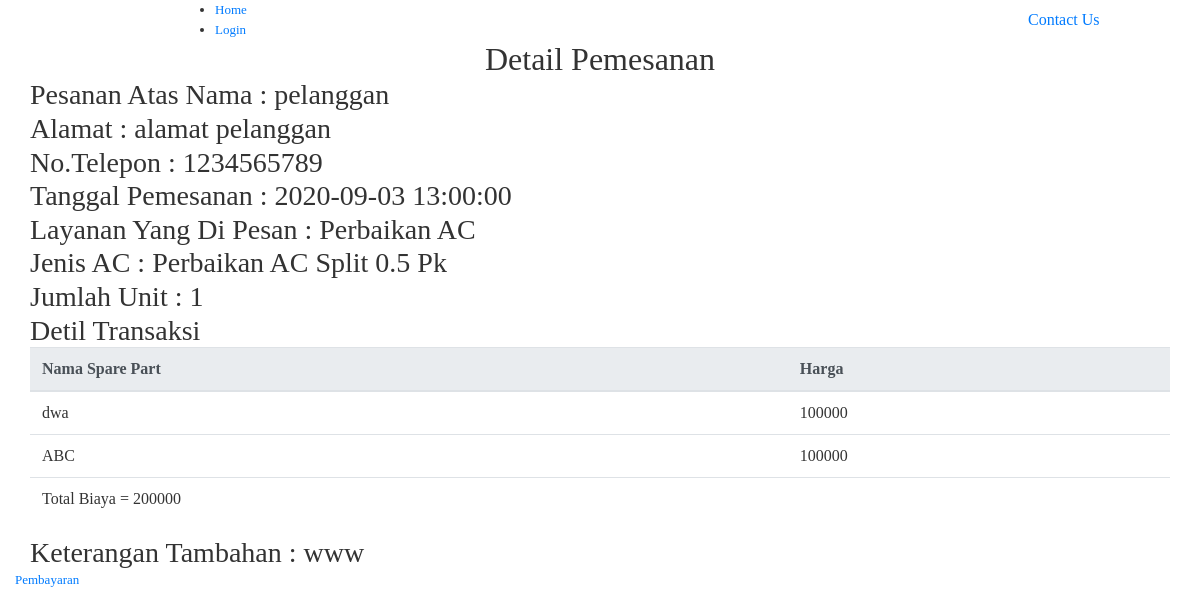
The app's page /detail.php?id=4 with its own data.
### tables this page shows
CREATE TABLE `task` (
  `id` int(10) NOT NULL,
  `nm_pemesan` varchar(200) NOT NULL,
  `alamat` varchar(200) NOT NULL,
  `telp` varchar(12) NOT NULL,
  `jenis_ac` varchar(50) NOT NULL,
  `tgl_pesan` datetime NOT NULL,
  `keterangan` varchar(200) NOT NULL,
  `user_pelangan` varchar(100) NOT NULL,
  `jenis_layanan` varchar(100) NOT NULL,
  `petugas` varchar(100) NOT NULL,
  `harga` decimal(10,0) NOT NULL,
  `status` varchar(10) NOT NULL,
  `tgl_proses` datetime NOT NULL,
  `deskripsi_proses` varchar(100) NOT NULL,
  `bukti_tf` varchar(225) NOT NULL,
  `jm_unit` varchar(20) NOT NULL,
  `jenis_pembayaran` varchar(50) NOT NULL
);

CREATE TABLE `layanan` (
  `id` int(20) NOT NULL,
  `jenisLayanan` varchar(100) NOT NULL,
  `keterangan` varchar(100) NOT NULL
);

CREATE TABLE `jenis_ac` (
  `id` int(10) NOT NULL,
  `jenis` varchar(100) NOT NULL,
  `deskripsi` varchar(100) NOT NULL,
  `harga` decimal(10,0) NOT NULL,
  `kategori` varchar(20) NOT NULL
);

CREATE TABLE `detil_transaksi` (
  `id` int(20) NOT NULL,
  `tasks_id` int(20) NOT NULL,
  `nama_barang` varchar(256) NOT NULL,
  `harga` int(200) NOT NULL
);

### detail.php (the view, shortened to what this page needs)
<?php
require_once "koneksi.php";
if($_SESSION != null)
    $user = $_SESSION['username'];
else
    $user = "";
    $login=mysqli_query($con,"SELECT * FROM `login` where `username` = '".$user."' and `lvl` = '2'" );
    $lg=mysqli_fetch_array($login);
    $id = $_GET['id'];
?>
<html class="no-js" lang="zxx">
    <head>
            <link rel="stylesheet" href="assets/css/bootstrap.min.css">
            <link rel="stylesheet" href="assets/css/owl.carousel.min.css">
            <link rel="stylesheet" href="assets/css/flaticon.css">
            <link rel="stylesheet" href="assets/css/slicknav.css">
            <link rel="stylesheet" href="assets/css/animate.min.css">
            <link rel="stylesheet" href="assets/css/magnific-popup.css">
            <link rel="stylesheet" href="assets/css/fontawesome-all.min.css">
            <link rel="stylesheet" href="assets/css/themify-icons.css">
            <link rel="stylesheet" href="assets/css/slick.css">
            <link rel="stylesheet" href="assets/css/nice-select.css">
            <link rel="stylesheet" href="assets/css/style.css">
   </head>
   <body>
       <header>
        <div class="header-area header-transparrent ">
            <div class="main-header header-sticky">
                <div class="container">
                    <div class="row align-items-center">
                        <div class="col-xl-2 col-lg-2 col-md-1">
                        </div>
                        <div class="col-xl-8 col-lg-8 col-md-8">
                            <div class="main-menu f-right d-none d-lg-block">
                                <nav>
                                    <ul id="navigation">
                                        <li><a href="index.php"> Home</a></li>
                                        <?php
                                        if($lg != null){
                                        ?>
                                            <li><a href="tracking.php">Tracking</a></li>
                                            <li><a href="logout.php">Log Out</a></li>
                                        <?php }else {?>
                                             <li><a href="login.php">Login</a></li>
                                        <?php }?>
                                    </ul>
                                </nav>
                            </div>
                        </div>
                        <div class="col-xl-2 col-lg-2 col-md-3">
                            <div class="header-right-btn f-right d-none d-lg-block">
                                <a href="#" class="btn header-btn">Contact Us</a>
                            </div>
                        </div>
                        <div class="col-12">
                        </div>
                    </div>
                </div>
            </div>
       </div>
    </header>
    <div class="what-we-do we-padding">
        <div class="container">
            <div class="row d-flex justify-content-center">
                    <div class="col-lg-8">
                    <div class="section-tittle text-center mb-80">
                      <h2>Detail Pemesanan</h2>
                    </div>
                </div>
            </div>
            <section class="sample-text-area">
                <div class="container box_1170">
                    <?php
                        require_once "koneksi.php";
                        $sql = "SELECT t.*,ja.deskripsi,l.keterangan as jenisLayanan FROM `task` t left JOIN `jenis_ac` ja on t.jenis_ac = ja.id INNER JOIN layanan l on t.jenis_layanan = l.jenisLayanan where t.id = '$id'";
                        $query = mysqli_query($con, $sql) or die("Gagal". mysqli_error($con));
                        while($tampil = mysqli_fetch_array($query)){
                    ?>
                    <h3 class="text-heading">Pesanan Atas Nama : <?php echo $tampil['nm_pemesan']; ?></h3>
                    <h3 class="text-heading">Alamat : <?php echo $tampil['alamat']; ?></h3>
                    <h3 class="text-heading">No.Telepon : <?php echo $tampil['telp']; ?></h3>
                    <h3 class="text-heading">Tanggal Pemesanan : <?php echo $tampil['tgl_pesan']; ?></h3>
                    <h3 class="text-heading">Layanan Yang Di Pesan : <?php echo $tampil['jenisLayanan']; ?></h3>
                    <?php $des = $tampil['jenis_ac'] ;if( $des != "MIXED"){ ?>
                        <h3 class="text-heading">Jenis AC : <?php echo $tampil['deskripsi']; ?></h3>
                        <h3 class="text-heading">Jumlah Unit : <?php echo $tampil['jm_unit']; ?></h3>
                    <?php }?>
                    <?php if($tampil['jenis_layanan'] != "perbaikan"){?>
                        <?php $des = $tampil['jenis_ac'] ;if( $des != "MIXED"){ ?>
                            <h3 class="text-heading">Harga : <?php echo $tampil['harga']; ?></h3>
                        <?php } else {?>
                            <h3 class="text-heading">Detil Transaksi</h3>
                            <div class="table-responsive">
                                  <table class="table align-items-center table-flush">
                                    <thead class="thead-light">
                                      <tr>
                                        <th>Jenis AC</th>
                                        <th>Jumlah Unit</th>
                                        <th>Harga</th>
                                      </tr>
                                    </thead>
                                    <tbody class="list">
                                      <?php
                                        require_once "koneksi.php";
                                        $sql3 = "SELECT da.*,j.jenis FROM `detil_ac` da join `jenis_ac` j on j.id = da.jenis_ac WHERE `tasks_id` =  '$id'";
                                        $query3 = mysqli_query($con, $sql3) or die("Gagal". mysqli_error($con));
                                        while($tampil3 = mysqli_fetch_array($query3)){
                                      ?>
                                      <tr>
                                        <tr>
                                            <td><?php echo $tampil3['jenis']; ?></td>
                                            <td><?php echo $tampil3['jm_unit']; ?></td>
                                            <td><?php echo $tampil3['harga']; ?></td>
                                        </tr>
                                      </tr>
                                    <?php }?>
                                    <?php
                                    require_once "koneksi.php";
                                    $id= $_GET['id'];
                                    $sql4 = "SELECT sum(harga) as total FROM `detil_ac` WHERE `tasks_id` = '$id'";
                                    $query4 = mysqli_query($con, $sql4) or die("Gagal". mysqli_error($con));
                                    while($tampil4 = mysqli_fetch_array($query4)){
                                  ?>
                                  <tr>
                                    <td colspan="2">Total Biaya = <?php echo $tampil4['total']; ?></td>
                                  </tr>
                                  <?php }?>
                                    </tbody>
                                  </table>
                                </div>
                        <?php }?>
                    <?php } else {?>
                    <h3 class="text-heading">Detil Transaksi</h3>
                        <div class="table-responsive">
                          <table class="table align-items-center table-flush">
                            <thead class="thead-light">
                              <tr>
                                <th scope="col" class="sort" >Nama Spare Part</th>
                                <th scope="col" class="sort" >Harga</th>
                              </tr>
                            </thead>
                            <tbody class="list">
                              <?php
                                require_once "koneksi.php";
                                $sql2 = "SELECT * FROM `detil_transaksi` WHERE `tasks_id` = '$id'";
                                $query2 = mysqli_query($con, $sql2) or die("Gagal". mysqli_error($con));
                                while($tampil2 = mysqli_fetch_array($query2)){
                              ?>
                              <tr>
                                <td><?php echo $tampil2['nama_barang']; ?></td>
                                <td><?php echo $tampil2['harga']; ?></td>
                              </tr>
                              <?php }?>
                              <?php
                                require_once "koneksi.php";
                                $id= $_GET['id'];
                                $sql1 = "SELECT sum(harga) as total FROM `detil_transaksi` WHERE `tasks_id` = '$id'";
                                $query1 = mysqli_query($con, $sql1) or die("Gagal". mysqli_error($con));
                                while($tampil1 = mysqli_fetch_array($query1)){
                              ?>
                              <tr>
                                <td colspan="2">Total Biaya = <?php echo $tampil1['total']; ?></td>
                              </tr>
                              <?php }?>
                            </tbody>
                          </table>
                        </div>
                    <?php }?>
                    <h3 class="text-heading">Keterangan Tambahan : <?php echo $tampil['keterangan']; ?></h3>
                    <?php }?>
                </div>
                <div class="button-group-area mt-40">
                <a href="pembayaran.php?id=<?php echo  $id?>" class="genric-btn success radius">Pembayaran</a>
            </div>
            </section>
        </div>
    </div>
   </body>
   </html>

### css/style.css (style rules this page uses)
* { -webkit-box-sizing: border-box; -moz-box-sizing: border-box; box-sizing: border-box; }
body { font-family: "Poppins-Regular"; color: #333; font-size: 13px; margin: 0; }
p, h1, h2, h3, h4, h5, h6, ul { margin: 0; }
ul { padding-left: 0; margin-bottom: 0; }

### records on screen
task: nm_pemesan "pelanggan", alamat "alamat pelanggan", telp "1234565789", tgl_pesan "2020-09-03 13:00:00", layanan.keterangan "Perbaikan AC", jenis_ac.deskripsi "Perbaikan AC Split 0.5 Pk", jm_unit "1", total "200000", keterangan "www"
detil_transaksi: nama_barang "dwa", harga "100000"
detil_transaksi: nama_barang "ABC", harga "100000"
